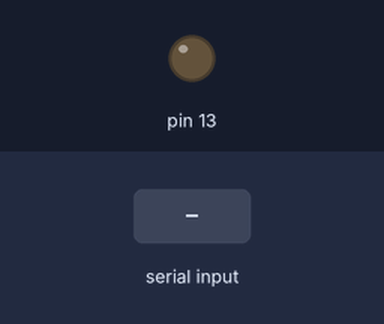
A sketch run on a simulated Arduino Uno, built with avr-gcc and run on an emulated ATmega328P. Parts: output pins drawn as LEDs (lit = HIGH). Inputs (shaded band) come from the test bench.

Above: at 1.2 s.
1.3 s: "1" received over Serial
At 2.2 s:
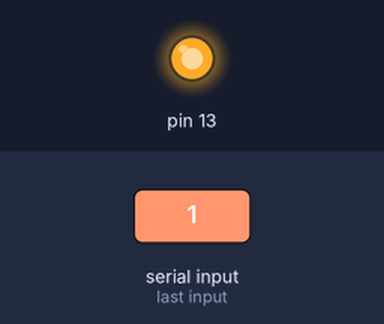
2.8 s: "0" received over Serial
At 3.3 s:
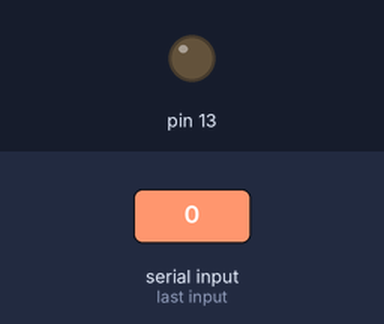
Timing chart, 0 to 5.8 s (numbered marks = the images above; inputs shaded):
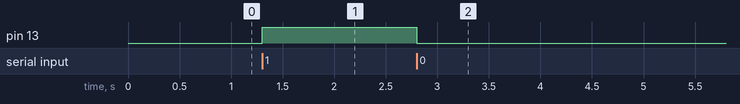

The sketch:

stop_sign_detection_simple.ino
```cpp
void setup() {
  // Initialize serial communication at 9600 baud
  Serial.begin(9600);

  // Set up LED pin (e.g., pin 13 for built-in LED)
  pinMode(13, OUTPUT);
  digitalWrite(13, LOW); // Start with LED off (MOVING)
}

void loop() {
  // Check if data is available on serial port
  if (Serial.available() > 0) {
    char command = Serial.read(); // Read the incoming byte

    // Process command
    if (command == '1') {
      digitalWrite(13, HIGH); // Turn LED on (STOP)
    } else if (command == '0') {
      digitalWrite(13, LOW);  // Turn LED off (MOVING)
    }
  }
}
```

Measured:
- after the input at 1.3 s, pin 13: LOW → HIGH at once
- after the input at 2.8 s, pin 13: HIGH → LOW at once
